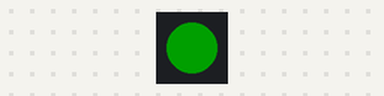
The program below on a simulated ESP32 board running MicroPython. On the bench: 1 RGB LEDs in strip order, left to right. Dim RGB values are drawn brighter than linear; what the program prints to the serial console is not drawn. At 14.0 s the program stops and its outputs stay as they are.

Above: at 0.1 s.
At 6.1 s:
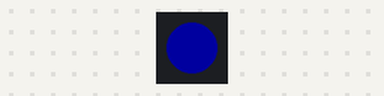
At 10.1 s:
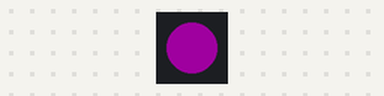
At 14.1 s:
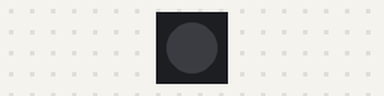
Timing chart, 0 to 15.5 s (numbered marks = the images above):
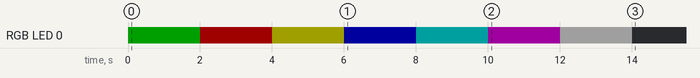

The program:

ws2812_basic_colors.py
```python
# ws1812_basic_colors.py: shows all the basic colors on the LED
# U. Raich, 13. September 2023
# This program was written for the course on IoT at the University of Cape Coast,Ghana

import machine, neopixel, time, sys

try:
    from hw_esp32s3_mini_pro import NEOPIXEL, NO_OF_NEOPIXELS, NEOPIXEL_PWR, INTENSITY
except:
    print("Please make sure hw_esp32s3_mini_pro.py has been uploaded to /lib")
    sys.exit()


print("Testing the ws2812 rgb LED")
print("Shows the 7 basic color combinations")
print("Program written for the course on IoT at the")
print("University of Cape Coast,Ghana")
print("Copyright: U.Raich")
print("Released under the Gnu Public License")

def clearPixel():
    neoPixel[0] = (0,0,0)
    neoPixel.write()

ws2812 = machine.Pin(NEOPIXEL) # use gpio pin number from the imported hardware file
neopixel_pwr = machine.Pin(NEOPIXEL_PWR,machine.Pin.OUT)
neopixel_pwr.on()              # switch the neopixel power on

neoPixel = neopixel.NeoPixel(ws2812, NO_OF_NEOPIXELS)

for color in range(1,8,1):
    if color & 1:
        red = INTENSITY
    else:
        red = 0

    if color & 2:
        green = INTENSITY
    else:
        green = 0

    if color & 4:
        blue = INTENSITY
    else:
        blue = 0

    neoPixel[0] = (green,red,blue)
    neoPixel.write()
    time.sleep(2)

clearPixel()
neopixel_pwr.off()
```

hw_esp32s3_mini_pro.py
```python
# (licence header left out)
from micropython import const

# neopixel
NEOPIXEL          = const(8)
NEOPIXEL_PWR      = const(7)
NO_OF_NEOPIXELS   = const(1)
INTENSITY         = const(0x1f)
GRB               = True

# infrared LED
IR                = const(9)

# user switches
USER_SWITCH_0     = const(0)
USER_SWITCH_47    = const(47)
USER_SWITCH_48    = const(48)

# I2C
SCL               = const(11)
SDA               = const(12)

# SPI
SPI_MOSI          = const(38)
SPI_MISO          = const(39)
SPI_CLK           = const(40)

# TFT
TFT_BL            = const(33)
TFT_DC            = const(36)
TFT_CS            = const(35)
TFT_RST           = const(34)

# microphone
MIC_WS            = const(26)
MIC_SCK           = const(22)
MIC_SD            = const(21)

MATRIX            = const(16)
NO_OF_MATRIX_LEDS = const(64)
```

Measured:
- by itself, RGB LED 0: off → RGB(0, 31, 0) at 0.00 s, → RGB(31, 0, 0) 2.0 s later, → RGB(31, 31, 0) 2.0 s later, → RGB(0, 0, 31) 2.0 s later, … (8 changes in this stretch)
